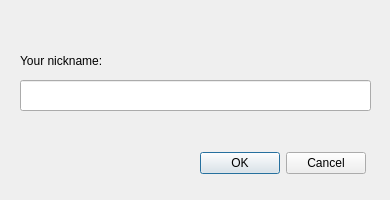
<?xml version="1.0" encoding="UTF-8"?>
<ui version="4.0">
 <class>NicknameDialog</class>
 <widget class="QDialog" name="NicknameDialog">
  <property name="geometry">
   <rect>
    <x>0</x>
    <y>0</y>
    <width>390</width>
    <height>200</height>
   </rect>
  </property>
  <property name="windowTitle">
   <string>Dialog</string>
  </property>
  <widget class="QDialogButtonBox" name="buttonBox">
   <property name="geometry">
    <rect>
     <x>190</x>
     <y>150</y>
     <width>176</width>
     <height>27</height>
    </rect>
   </property>
   <property name="orientation">
    <enum>Qt::Horizontal</enum>
   </property>
   <property name="standardButtons">
    <set>QDialogButtonBox::Cancel|QDialogButtonBox::Ok</set>
   </property>
  </widget>
  <widget class="QLabel" name="label">
   <property name="geometry">
    <rect>
     <x>20</x>
     <y>50</y>
     <width>111</width>
     <height>21</height>
    </rect>
   </property>
   <property name="text">
    <string>Your nickname:</string>
   </property>
  </widget>
  <widget class="QLineEdit" name="lineEdit">
   <property name="geometry">
    <rect>
     <x>20</x>
     <y>80</y>
     <width>351</width>
     <height>31</height>
    </rect>
   </property>
  </widget>
 </widget>
 <resources/>
 <connections>
  <connection>
   <sender>buttonBox</sender>
   <signal>rejected()</signal>
   <receiver>NicknameDialog</receiver>
   <slot>reject()</slot>
   <hints>
    <hint type="sourcelabel">
     <x>316</x>
     <y>260</y>
    </hint>
    <hint type="destinationlabel">
     <x>286</x>
     <y>274</y>
    </hint>
   </hints>
  </connection>
  <connection>
   <sender>buttonBox</sender>
   <signal>accepted()</signal>
   <receiver>NicknameDialog</receiver>
   <slot>accept()</slot>
   <hints>
    <hint type="sourcelabel">
     <x>248</x>
     <y>254</y>
    </hint>
    <hint type="destinationlabel">
     <x>157</x>
     <y>274</y>
    </hint>
   </hints>
  </connection>
 </connections>
</ui>
